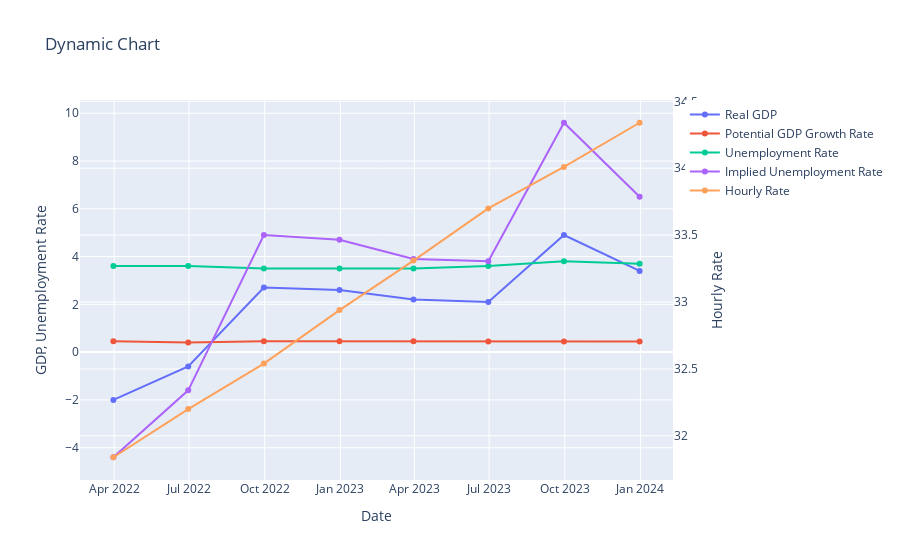

The cell this chart's notebook holds for it:
### Code cell
# Merge Hourly Rate DataFrame with the existing DataFrame
merged_df = pd.merge(merged_df, hourly_rate_df, on='Date', how='left')

# Convert columns to numeric type if needed
numeric_cols = ['Value_realgdp', 'Value_unemploymentrate', 'Value']
for col in numeric_cols:
    merged_df[col] = pd.to_numeric(merged_df[col], errors='coerce')

# Create Plotly figure
fig = go.Figure()

# Add traces for each dataset
fig.add_trace(go.Scatter(x=merged_df['Date'], y=merged_df['Value_realgdp'], mode='lines+markers', name='Real GDP'))
fig.add_trace(go.Scatter(x=merged_df['Date'], y=merged_df['Value_potentialgdp_growth_rate'], mode='lines+markers', name='Potential GDP Growth Rate'))
fig.add_trace(go.Scatter(x=merged_df['Date'], y=merged_df['Value_unemploymentrate'], mode='lines+markers', name='Unemployment Rate'))
fig.add_trace(go.Scatter(x=merged_df['Date'], y=merged_df['Implied_Unemployment_Rate'], mode='lines+markers', name='Implied Unemployment Rate'))


# Add trace for Hourly Rate with secondary y-axis
fig.add_trace(go.Scatter(x=merged_df['Date'], y=merged_df['Value'], mode='lines+markers', name='Hourly Rate', yaxis='y2'))

# Add lines connecting the dots
fig.update_traces(connectgaps=True)

# Update layout with secondary y-axis
fig.update_layout(title='Dynamic Chart',
                  xaxis_title='Date',
                  yaxis_title='GDP, Unemployment Rate',
                  yaxis2=dict(title='Hourly Rate', overlaying='y', side='right'))

# Show plot
fig.show()

### Figure 1 — Plotly figure (JSON) as saved in the notebook; plotly's stock layout.template omitted (floating-point values rounded to 4 significant figures)
{"data": [{"connectgaps": true, "mode": "lines+markers", "name": "Real GDP", "type": "scatter", "x": [null, null, "2022-03-31T00:00:00", null, null, "2022-06-30T00:00:00", null, null, "2022-09-30T00:00:00", null, null, "2022-12-31T00:00:00", null, null, "2023-03-31T00:00:00", null, null, "2023-06-30T00:00:00", null, null, "2023-09-30T00:00:00", null, null, "2023-12-31T00:00:00", null, null, null, null, null, null, null, null, null, null, null, null], "y": [null, null, -2, null, null, -0.6, null, null, 2.7, null, null, 2.6, null, null, 2.2, null, null, 2.1, null, null, 4.9, null, null, 3.4, null, null, null, null, null, null, null, null, null, null, null, null]}, {"connectgaps": true, "mode": "lines+markers", "name": "Potential GDP Growth Rate", "type": "scatter", "x": [null, null, "2022-03-31T00:00:00", null, null, "2022-06-30T00:00:00", null, null, "2022-09-30T00:00:00", null, null, "2022-12-31T00:00:00", null, null, "2023-03-31T00:00:00", null, null, "2023-06-30T00:00:00", null, null, "2023-09-30T00:00:00", null, null, "2023-12-31T00:00:00", null, null, null, null, null, null, null, null, null, null, null, null], "y": [null, null, 0.4587, 0.4587, 0.4587, 0.4059, 0.4059, 0.4059, 0.4548, 0.4548, 0.4548, 0.4527, 0.4527, 0.4527, 0.4507, 0.4507, 0.4507, 0.4487, 0.4487, 0.4487, 0.4467, 0.4467, 0.4467, 0.4447, 0.4447, 0.4447, 0.4447, 0.4447, 0.4447, 0.4447, 0.4447, 0.4447, 0.4447, 0.4447, 0.4447, 0.4447]}, {"connectgaps": true, "mode": "lines+markers", "name": "Unemployment Rate", "type": "scatter", "x": [null, null, "2022-03-31T00:00:00", null, null, "2022-06-30T00:00:00", null, null, "2022-09-30T00:00:00", null, null, "2022-12-31T00:00:00", null, null, "2023-03-31T00:00:00", null, null, "2023-06-30T00:00:00", null, null, "2023-09-30T00:00:00", null, null, "2023-12-31T00:00:00", null, null, null, null, null, null, null, null, null, null, null, null], "y": [null, null, 3.6, null, null, 3.6, null, null, 3.5, null, null, 3.5, null, null, 3.5, null, null, 3.6, null, null, 3.8, null, null, 3.7, null, null, null, null, null, null, null, null, null, null, null, null]}, {"connectgaps": true, "mode": "lines+markers", "name": "Implied Unemployment Rate", "type": "scatter", "x": [null, null, "2022-03-31T00:00:00", null, null, "2022-06-30T00:00:00", null, null, "2022-09-30T00:00:00", null, null, "2022-12-31T00:00:00", null, null, "2023-03-31T00:00:00", null, null, "2023-06-30T00:00:00", null, null, "2023-09-30T00:00:00", null, null, "2023-12-31T00:00:00", null, null, null, null, null, null, null, null, null, null, null, null], "y": [null, null, -4.4, null, null, -1.6, null, null, 4.9, null, null, 4.7, null, null, 3.9, null, null, 3.8, null, null, 9.6, null, null, 6.5, null, null, null, null, null, null, null, null, null, null, null, null]}, {"connectgaps": true, "mode": "lines+markers", "name": "Hourly Rate", "type": "scatter", "x": [null, null, "2022-03-31T00:00:00", null, null, "2022-06-30T00:00:00", null, null, "2022-09-30T00:00:00", null, null, "2022-12-31T00:00:00", null, null, "2023-03-31T00:00:00", null, null, "2023-06-30T00:00:00", null, null, "2023-09-30T00:00:00", null, null, "2023-12-31T00:00:00", null, null, null, null, null, null, null, null, null, null, null, null], "y": [null, null, 31.84, null, null, 32.2, null, null, 32.54, null, null, 32.94, null, null, 33.31, null, null, 33.7, null, null, 34.01, null, null, 34.34, null, null, null, null, null, null, null, null, null, null, null, null], "yaxis": "y2"}], "layout": {"title": {"text": "Dynamic Chart"}, "xaxis": {"title": {"text": "Date"}}, "yaxis": {"title": {"text": "GDP, Unemployment Rate"}}, "yaxis2": {"overlaying": "y", "side": "right", "title": {"text": "Hourly Rate"}}}}
